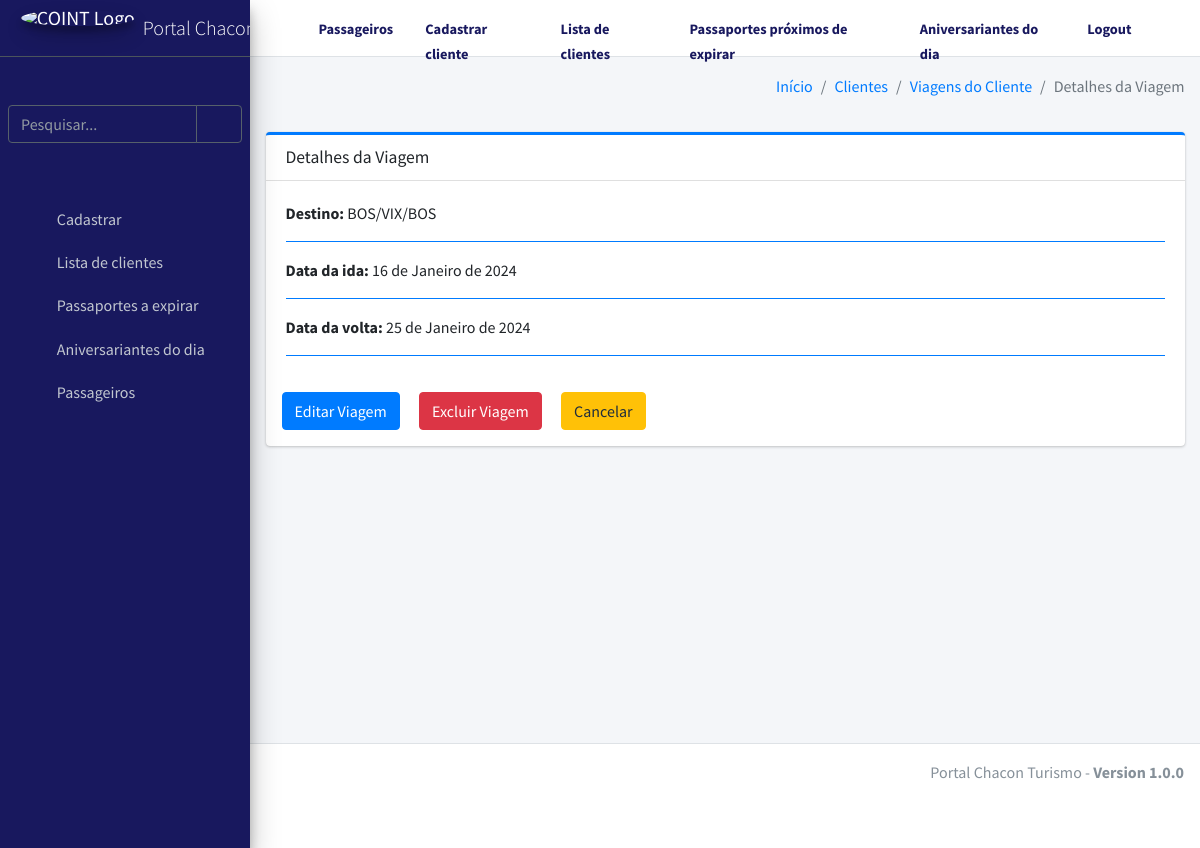
The app's page /example/viagens/4/ (signed in) with its own data.
### apps/app_exemplo/models.py (models this page shows, shortened)
class Viagens(models.Model):
    cliente = models.ForeignKey(Clientes, on_delete=models.CASCADE)
    destino = models.CharField("Destino", max_length=255, blank=True, null=True)
    dataida = models.DateField("Data da ida", blank=True, null=True)
    datavolta = models.DateField("Data da Volta", blank=True, null=True)

### apps/app_exemplo/views.py (the view)
# urls.py: path('viagens/<int:pk>/', views.ViagensDetailView.as_view(), name='viagens-detail'),
@method_decorator(login_required, name='dispatch')
class ViagensDetailView(DetailView):
    model = models.Viagens
    template_name = "app_viagens/viagens_detail.html"
    context_object_name = "viagem"
    def get_context_data(self, **kwargs):
        context = super().get_context_data(**kwargs)
        viagem = self.get_object()
        context['viagem'] = viagem  # Certifique-se de que 'viagem' contenha o objeto correto
        return context

### apps/app_exemplo/templates/app_viagens/viagens_detail.html (shortened to what this page needs)
{% extends "base/base.html" %}
{% load static %}
{% block breadcrumb %}
  <li class="breadcrumb-item"><a href="{% url 'base:index' %}">Início</a></li>
  <li class="breadcrumb-item"><a href="{% url 'example:clientes-list-datatable' %}">Clientes</a></li>
  <li class="breadcrumb-item"><a href="{% url 'example:viagens-list' cliente_id=viagem.cliente.pk %}">Viagens do Cliente</a></li>
  <li class="breadcrumb-item active">Detalhes da Viagem</li>
{% endblock %}
{% block content %}
<div class="card card-primary card-outline">
  <div class="card-header">
    <h3 class="card-title">Detalhes da Viagem</h3>
  </div>
  <div class="card-body">
    <strong>Destino:</strong> {{ viagem.destino }}<hr class="border-primary">
    <strong>Data da ida:</strong> {{ viagem.dataida }}<hr class="border-primary">
    <strong>Data da volta:</strong> {{ viagem.datavolta }}<hr class="border-primary">
  </div>
  <div class="mb-3 ml-2">
    <a href="{% url 'example:viagens-update' pk=viagem.pk %}" class="mx-2">
      <button type="button" class="btn btn-primary">Editar Viagem</button>
  </a>
    <a href="{% url 'example:viagens-delete' pk=viagem.pk %}" class="mx-2">
      <button type="button" class="btn btn-danger">Excluir Viagem</button>
    </a>
    <a href="{% url 'example:viagens-list' cliente_id=viagem.cliente_id %}" class="mx-2">
      <button type="button" class="btn btn-warning">Cancelar</button>
    </a>
  </div>
</div>
{% endblock %}

### records on screen
Viagens: destino "BOS/VIX/BOS", dataida "16 de Janeiro de 2024", datavolta "25 de Janeiro de 2024"
